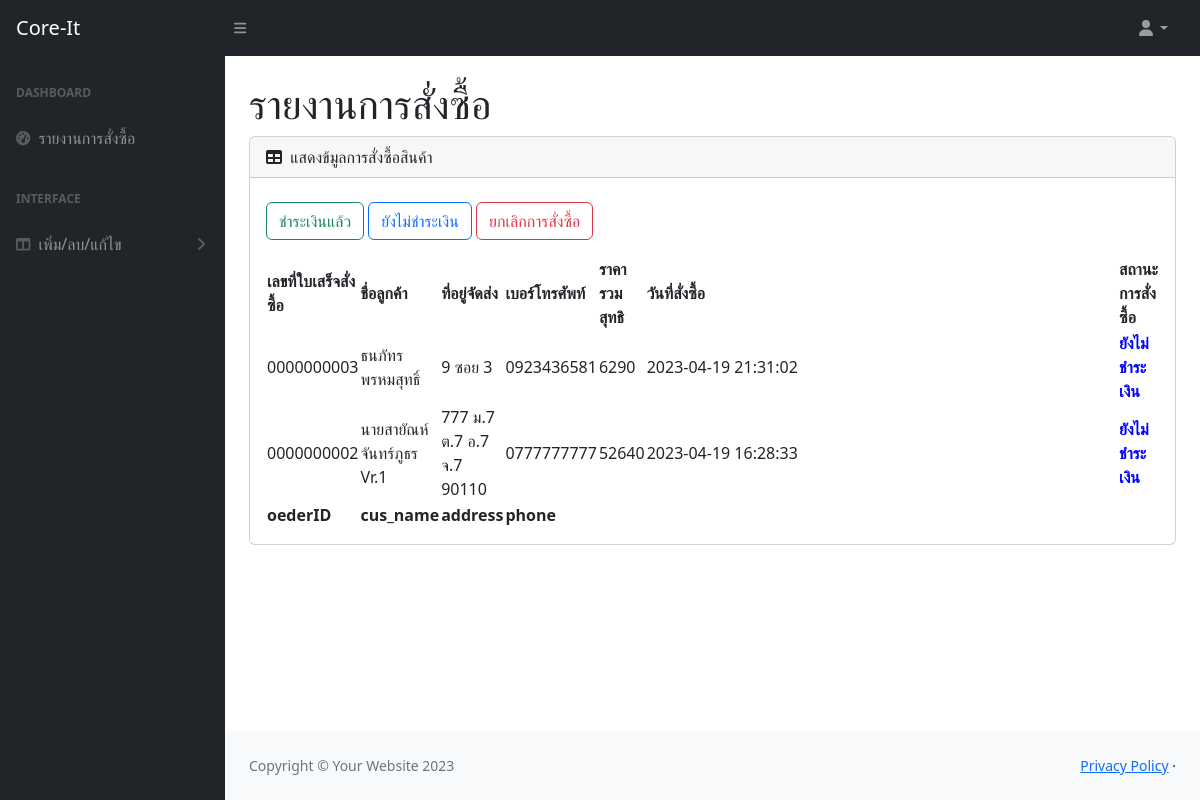
/admin/report_order_none.php, run on the app's committed database.
### tables this page shows
CREATE TABLE `config_shop` (
  `shopid` int(3) NOT NULL,
  `shopname` text DEFAULT NULL
);

CREATE TABLE `tb_order` (
  `orderID` int(10) UNSIGNED ZEROFILL NOT NULL COMMENT 'เลขที่ใบสั่งซื้อ',
  `cus_name` varchar(60) NOT NULL COMMENT 'ชื่อ-สกุล',
  `address` text NOT NULL COMMENT 'ที่อยู่จัดส่ง',
  `phone` varchar(10) NOT NULL COMMENT 'เบอร์โทรศัพท์',
  `total_price` float NOT NULL COMMENT 'ราคารวมสุทธิ',
  `order_status` varchar(1) NOT NULL COMMENT '1=รอชำระเงิน 2=ชำระเงิน',
  `reg_date` timestamp NOT NULL DEFAULT current_timestamp() COMMENT 'วันที่สั่งซื้อ'
);

### admin/report_order_none.php (the view, shortened to what this page needs)
<?php include ('../config/condb.php'); ?>
<!DOCTYPE html>
<html lang="en">
    <head>
        <?php include ('link.php');?>
    </head>
    <body class="sb-nav-fixed">
    <?php include ('a_menu.php');?>
            <div id="layoutSidenav_content">
                <main>
                    <div class="container-fluid px-4">
                        <h1 class="mt-4">รายงานการสั่งซื้อ</h1>
                        <div class="card mb-4">
                            <div class="card-header">
                                <i class="fas fa-table me-1"></i>
                                แสดงข้มูลการสั่งซื้อสินค้า
                            </div>
                            <div class="card-body">
                                <div class="mt-2 mb-3">
                                <?php include ('button/button_order.php'); ?>
                                </div>
                                <table id="datatablesSimple">
                                    <thead>
                                        <tr>
                                            <th>เลขที่ใบเสร็จสั่งซื้อ</th>
                                            <th>ชื่อลูกค้า</th>
                                            <th>ที่อยู่จัดส่ง</th>
                                            <th>เบอร์โทรศัพท์</th>
                                            <th>ราคารวมสุทธิ</th>
                                            <th>วันที่สั่งซื้อ</th>
                                            <th>สถานะการสั่งซื้อ</th>
                                        </tr>
                                    </thead>
                                    <tfoot>
                                        <tr>
                                            <th>oederID</th>
                                            <th>cus_name</th>
                                            <th>address</th>
                                            <th>phone</th>
                                        </tr>
                                    </tfoot>
                                    <tbody>
                                <?php
                                    $sql = "SELECT * FROM tb_order WHERE order_status='1' ORDER BY reg_date DESC";
                                    $result=mysqli_query($conn,$sql);
                                    while ($row=mysqli_fetch_array($result)) {
                                    $status = $row['order_status'];
                                ?>
                                        <tr>
                                            <td><?=$row['orderID']?></td>
                                            <td><?=$row['cus_name']?></td>
                                            <td><?=$row['address']?></td>
                                            <td><?=$row['phone']?></td>
                                            <td><?=$row['total_price']?></td>
                                            <td class="w-100"><?=$row['reg_date']?></td>
                                            <td>
                                                <?php
                                                    if($status == 1){
                                                        echo "<b style='color:blue'> ยังไม่ชำระเงิน </b>";
                                                    }elseif($status == 2){
                                                        echo "<b style='color:green'> ชำระเงินแล้ว </b>";
                                                    }elseif($status == 0){
                                                        echo "<b style='color:red'> ยกเลิกการสั่งซื้อ </b>";
                                                    }
                                                ?>
                                            </td>
                                        </tr>
                                <?php
                                    }
                                ?>
                                </tbody>
                                </table>
                            </div>
                        </div>
                    </div>
                </main>
                <?php include('a_footer.php'); ?>
            </div>
        </div>
    </body>
</html>

### admin/a_menu.php (shortened to what this page needs)
<?php
$sqlshop = "SELECT * FROM config_shop";
$result_shop= mysqli_query($conn,$sqlshop);
$row9=mysqli_fetch_array($result_shop)
?>
<nav class="sb-topnav navbar navbar-expand navbar-dark bg-dark">
            <a class="navbar-brand ps-3" href="a_index.php"><?=$row9['shopname']?></a>
            <button class="btn btn-link btn-sm order-1 order-lg-0 me-4 me-lg-0" id="sidebarToggle" href="#!"><i class="fas fa-bars"></i></button>
            <ul class="navbar-nav ms-auto ms-md-0 me-3 me-lg-4">
                <li class="nav-item dropdown">
                    <a class="nav-link dropdown-toggle" id="navbarDropdown" href="#" role="button" data-bs-toggle="dropdown" aria-expanded="false"><i class="fas fa-user fa-fw"></i></a>
                </li>
            </ul>
        </nav>
        <div id="layoutSidenav">
            <div id="layoutSidenav_nav">
                <nav class="sb-sidenav accordion sb-sidenav-dark" id="sidenavAccordion">
                    <div class="sb-sidenav-menu">
                        <div class="nav">
                            <div class="sb-sidenav-menu-heading">Dashboard</div>
                            <a class="nav-link" href="a_index.php">
                                <div class="sb-nav-link-icon">
                                    <i class="fas fa-tachometer-alt"></i>
                                </div>
                                รายงานการสั่งซื้อ
                            </a>
                            <div class="sb-sidenav-menu-heading">Interface</div>
                            <a class="nav-link collapsed" href="#" data-bs-toggle="collapse" data-bs-target="#collapseLayouts" aria-expanded="false" aria-controls="collapseLayouts">
                                <div class="sb-nav-link-icon"><i class="fas fa-columns"></i></div>
                                เพิ่ม/ลบ/แก้ไข
                                <div class="sb-sidenav-collapse-arrow"><i class="fas fa-angle-down"></i></div>
                            </a>
                        </div>
                    </div>
                </nav>
            </div>

### data on the page
config_shop: shopname "Core-It"
tb_order: orderID "0000000003", cus_name "ธนภัทร พรหมสุทธิ์", address "9 ซอย 3", phone "0923436581", total_price "6290", reg_date "2023-04-19 21:31:02", order_status "ยังไม่ชำระเงิน"
tb_order: orderID "0000000002", cus_name "นายสายัณห์ จันทร์ภูธร Vr.1", address "777 ม.7 ต.7 อ.7 จ.7 90110", phone "0777777777", total_price "52640", reg_date "2023-04-19 16:28:33", order_status "ยังไม่ชำระเงิน"
